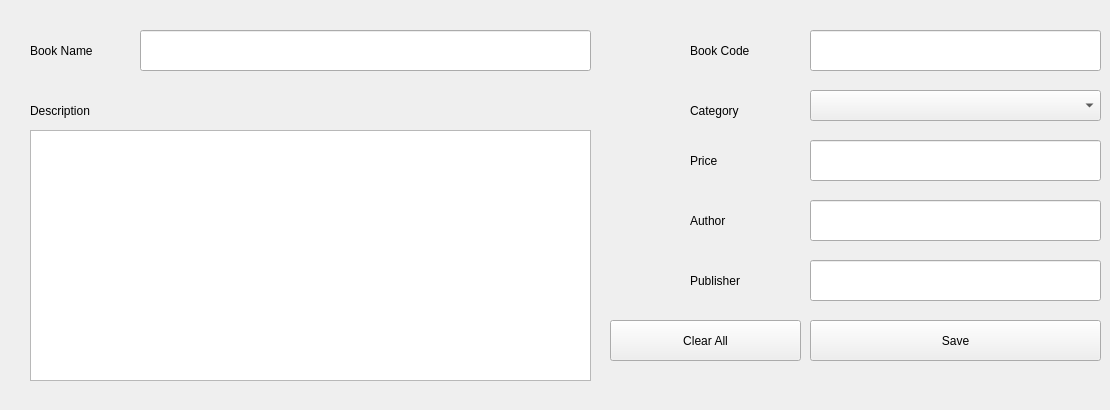
      <widget class="QWidget" name="tab_5">
       <attribute name="title">
        <string>Add New Book</string>
       </attribute>
       <widget class="QLineEdit" name="lineEdit_3">
        <property name="geometry">
         <rect>
          <x>810</x>
          <y>30</y>
          <width>291</width>
          <height>41</height>
         </rect>
        </property>
        <property name="placeholderText">
         <string/>
        </property>
       </widget>
       <widget class="QLineEdit" name="lineEdit_4">
        <property name="geometry">
         <rect>
          <x>140</x>
          <y>30</y>
          <width>451</width>
          <height>41</height>
         </rect>
        </property>
        <property name="placeholderText">
         <string/>
        </property>
       </widget>
       <widget class="QComboBox" name="comboBox">
        <property name="geometry">
         <rect>
          <x>810</x>
          <y>90</y>
          <width>291</width>
          <height>31</height>
         </rect>
        </property>
       </widget>
       <widget class="QLineEdit" name="lineEdit_7">
        <property name="geometry">
         <rect>
          <x>810</x>
          <y>200</y>
          <width>291</width>
          <height>41</height>
         </rect>
        </property>
        <property name="placeholderText">
         <string/>
        </property>
       </widget>
       <widget class="QLineEdit" name="lineEdit_8">
        <property name="geometry">
         <rect>
          <x>810</x>
          <y>260</y>
          <width>291</width>
          <height>41</height>
         </rect>
        </property>
        <property name="placeholderText">
         <string/>
        </property>
       </widget>
       <widget class="QPushButton" name="pushButton_7">
        <property name="geometry">
         <rect>
          <x>810</x>
          <y>320</y>
          <width>291</width>
          <height>41</height>
         </rect>
        </property>
        <property name="text">
         <string>Save</string>
        </property>
       </widget>
       <widget class="QLabel" name="label_3">
        <property name="geometry">
         <rect>
          <x>30</x>
          <y>40</y>
          <width>131</width>
          <height>21</height>
         </rect>
        </property>
        <property name="text">
         <string>Book Name</string>
        </property>
       </widget>
       <widget class="QLabel" name="label_4">
        <property name="geometry">
         <rect>
          <x>690</x>
          <y>40</y>
          <width>101</width>
          <height>21</height>
         </rect>
        </property>
        <property name="text">
         <string>Book Code</string>
        </property>
       </widget>
       <widget class="QLabel" name="label_5">
        <property name="geometry">
         <rect>
          <x>690</x>
          <y>210</y>
          <width>101</width>
          <height>21</height>
         </rect>
        </property>
        <property name="text">
         <string>Author</string>
        </property>
       </widget>
       <widget class="QLabel" name="label_6">
        <property name="geometry">
         <rect>
          <x>690</x>
          <y>270</y>
          <width>101</width>
          <height>21</height>
         </rect>
        </property>
        <property name="text">
         <string>Publisher</string>
        </property>
       </widget>
       <widget class="QLineEdit" name="lineEdit_9">
        <property name="geometry">
         <rect>
          <x>810</x>
          <y>140</y>
          <width>291</width>
          <height>41</height>
         </rect>
        </property>
        <property name="placeholderText">
         <string/>
        </property>
       </widget>
       <widget class="QLabel" name="label_7">
        <property name="geometry">
         <rect>
          <x>690</x>
          <y>150</y>
          <width>101</width>
          <height>21</height>
         </rect>
        </property>
        <property name="text">
         <string>Price</string>
        </property>
       </widget>
       <widget class="QLabel" name="label_8">
        <property name="geometry">
         <rect>
          <x>690</x>
          <y>100</y>
          <width>101</width>
          <height>21</height>
         </rect>
        </property>
        <property name="text">
         <string>Category</string>
        </property>
       </widget>
       <widget class="QLabel" name="label_9">
        <property name="geometry">
         <rect>
          <x>30</x>
          <y>100</y>
          <width>101</width>
          <height>21</height>
         </rect>
        </property>
        <property name="text">
         <string>Description</string>
        </property>
       </widget>
       <widget class="QPlainTextEdit" name="plainTextEdit">
        <property name="geometry">
         <rect>
          <x>30</x>
          <y>130</y>
          <width>561</width>
          <height>251</height>
         </rect>
        </property>
       </widget>
       <widget class="QLabel" name="label_50">
        <property name="geometry">
         <rect>
          <x>690</x>
          <y>370</y>
          <width>371</width>
          <height>31</height>
         </rect>
        </property>
        <property name="text">
         <string/>
        </property>
       </widget>
       <widget class="QPushButton" name="pushButton_28">
        <property name="geometry">
         <rect>
          <x>610</x>
          <y>320</y>
          <width>191</width>
          <height>41</height>
         </rect>
        </property>
        <property name="text">
         <string>Clear All</string>
        </property>
       </widget>
      </widget>
